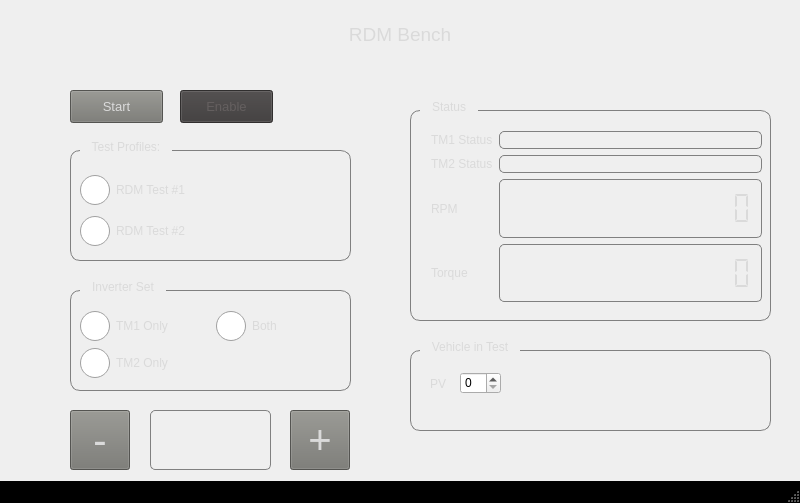
<?xml version="1.0" encoding="UTF-8"?>
<ui version="4.0">
 <class>MainWindow</class>
 <widget class="QMainWindow" name="MainWindow">
  <property name="geometry">
   <rect>
    <x>0</x>
    <y>0</y>
    <width>800</width>
    <height>503</height>
   </rect>
  </property>
  <property name="windowTitle">
   <string>MainWindow</string>
  </property>
  <property name="autoFillBackground">
   <bool>false</bool>
  </property>
  <property name="styleSheet">
   <string notr="true">QWidget {
	color: rgb(218, 218, 218);
	font: 10pt &quot;MS Shell Dlg 2&quot;;
}

QLabel {
	background-color: transparent;
}

QPushButton {
	background-color: rgb(118, 118, 113);
	height: 40px;
}

QPushButton:disabled {
	background-color: rgb(59, 56, 56);
	color: rgb(100, 95, 95);
}

QGroupBox {
	background-color: transparent;
    border: 1px solid gray;
	border-radius: 10px;
	margin-top: 10px;
}

QGroupBox::title {
	subcontrol-origin: margin;
	subcontrol-position: top left;
	padding: 0px 10px 0px 10px;
	left: 10px;
}

QStatusBar {
	background: black;
}


QTabWidget::pane {
	background-color: transparent;
	border: 1px solid gray;
}

QTabWidget::tab-bar {
	alignment: left;
}

QTabBar::tab {
	background-color: rgb(59, 56, 56);
	border: 1px solid gray;
	padding: 10px;
	min-width: 150px;
	border-top-left-radius: 10px;
	border-top-right-radius: 10px;
}

QTabBar::tab:selected, QTabBar::tab:hover {
    background: qlineargradient(x1: 0, y1: 0, x2: 0, y2: 1,
                                stop: 0 rgb(59, 56, 56), stop: 0.4 rgb(100, 95, 95),
                                stop: 0.5 rgb(80, 75, 75), stop: 1.0 rgb(59, 56, 56));
}

QTabBar::tab:!selected {
    background-color: transparent;
}

QStackedWidget {
	background-color: transparent;
}

QRadioButton {
}

QRadioButton::indicator {
	width: 30px;
	height: 30px;
}

QComboBox {
	background-color: rgb(59, 56, 56);
}

QComboBox QAbstractItemView {
	background-color: rgb(59, 56, 56);
	selection-background-color: lightgray;

}

QProgressBar{
	background-color: rgb(59, 56, 56);
}

QLineEdit {
	background-color: transparent;
	color: white;
	border: 1px solid gray;
	border-radius: 5px;
}

QLCDNumber {
	border:1px solid gray;
	border-radius: 5px;
}
QSpinBox {
	color: rgb(218, 218, 218);
	font: 10pt &quot;MS Shell Dlg 2&quot;;
   color: black
}
</string>
  </property>
  <widget class="QWidget" name="centralwidget">
   <widget class="QPushButton" name="startStopBtn">
    <property name="geometry">
     <rect>
      <x>70</x>
      <y>90</y>
      <width>93</width>
      <height>33</height>
     </rect>
    </property>
    <property name="font">
     <font>
      <family>MS Shell Dlg 2</family>
      <pointsize>10</pointsize>
      <weight>50</weight>
      <italic>false</italic>
      <bold>false</bold>
     </font>
    </property>
    <property name="styleSheet">
     <string notr="true"/>
    </property>
    <property name="text">
     <string>Start</string>
    </property>
   </widget>
   <widget class="QPushButton" name="epbBtn">
    <property name="geometry">
     <rect>
      <x>740</x>
      <y>6</y>
      <width>40</width>
      <height>40</height>
     </rect>
    </property>
    <property name="styleSheet">
     <string notr="true">QPushButton {
	border-image: url(:/epb_graphics/graphics/epb_normal.png);
	background-color: transparent;
}

QPushButton:hover {
	border-image: url(:/epb_graphics/graphics/epb_pressed.png);
}</string>
    </property>
    <property name="text">
     <string/>
    </property>
    <property name="iconSize">
     <size>
      <width>50</width>
      <height>50</height>
     </size>
    </property>
    <property name="flat">
     <bool>true</bool>
    </property>
   </widget>
   <widget class="QGroupBox" name="groupBox">
    <property name="geometry">
     <rect>
      <x>70</x>
      <y>140</y>
      <width>281</width>
      <height>121</height>
     </rect>
    </property>
    <property name="title">
     <string>Test Profiles:</string>
    </property>
    <widget class="QWidget" name="layoutWidget">
     <property name="geometry">
      <rect>
       <x>10</x>
       <y>30</y>
       <width>261</width>
       <height>81</height>
      </rect>
     </property>
     <layout class="QVBoxLayout" name="verticalLayout">
      <item>
       <widget class="QRadioButton" name="radioButton_1">
        <property name="text">
         <string>RDM Test #1</string>
        </property>
       </widget>
      </item>
      <item>
       <widget class="QRadioButton" name="radioButton_2">
        <property name="text">
         <string>RDM Test #2</string>
        </property>
       </widget>
      </item>
     </layout>
    </widget>
   </widget>
   <widget class="QLabel" name="label_3">
    <property name="geometry">
     <rect>
      <x>0</x>
      <y>0</y>
      <width>800</width>
      <height>81</height>
     </rect>
    </property>
    <property name="text">
     <string>&lt;html&gt;&lt;head/&gt;&lt;body&gt;&lt;p align=&quot;center&quot;&gt;&lt;img src=&quot;:/titlebar/graphics/titlebar.png&quot;/&gt;&lt;/p&gt;&lt;/body&gt;&lt;/html&gt;</string>
    </property>
   </widget>
   <widget class="QPushButton" name="menuBtn">
    <property name="geometry">
     <rect>
      <x>20</x>
      <y>6</y>
      <width>40</width>
      <height>40</height>
     </rect>
    </property>
    <property name="mouseTracking">
     <bool>false</bool>
    </property>
    <property name="styleSheet">
     <string notr="true">QPushButton {
	border-image: url(:/menu_graphics/graphics/menu_normal.png);
	background-color: transparent;
}

QPushButton:hover {
	border-image: url(:/menu_graphics/graphics/menu_pressed.png);
	border: 1px solid gray;
	border-radius: 10px;
}</string>
    </property>
    <property name="text">
     <string/>
    </property>
    <property name="iconSize">
     <size>
      <width>50</width>
      <height>50</height>
     </size>
    </property>
    <property name="checkable">
     <bool>false</bool>
    </property>
    <property name="default">
     <bool>true</bool>
    </property>
    <property name="flat">
     <bool>true</bool>
    </property>
   </widget>
   <widget class="QLabel" name="label_4">
    <property name="geometry">
     <rect>
      <x>0</x>
      <y>0</y>
      <width>800</width>
      <height>70</height>
     </rect>
    </property>
    <property name="text">
     <string>&lt;html&gt;&lt;head/&gt;&lt;body&gt;&lt;p align=&quot;center&quot;&gt;&lt;span style=&quot; font-size:14pt;&quot;&gt;RDM Bench&lt;/span&gt;&lt;/p&gt;&lt;/body&gt;&lt;/html&gt;</string>
    </property>
   </widget>
   <widget class="QPushButton" name="enableBtn">
    <property name="enabled">
     <bool>false</bool>
    </property>
    <property name="geometry">
     <rect>
      <x>180</x>
      <y>90</y>
      <width>93</width>
      <height>33</height>
     </rect>
    </property>
    <property name="font">
     <font>
      <family>MS Shell Dlg 2</family>
      <pointsize>10</pointsize>
      <weight>50</weight>
      <italic>false</italic>
      <bold>false</bold>
     </font>
    </property>
    <property name="styleSheet">
     <string notr="true"/>
    </property>
    <property name="text">
     <string>Enable</string>
    </property>
   </widget>
   <widget class="QPushButton" name="torqueCmdPlus">
    <property name="geometry">
     <rect>
      <x>290</x>
      <y>410</y>
      <width>60</width>
      <height>60</height>
     </rect>
    </property>
    <property name="font">
     <font>
      <family>MS Shell Dlg 2</family>
      <pointsize>30</pointsize>
      <weight>50</weight>
      <italic>false</italic>
      <bold>false</bold>
     </font>
    </property>
    <property name="styleSheet">
     <string notr="true">QPushButton {
	font: 30pt &quot;MS Shell Dlg 2&quot;;
}
</string>
    </property>
    <property name="text">
     <string>+</string>
    </property>
    <property name="flat">
     <bool>false</bool>
    </property>
   </widget>
   <widget class="QPushButton" name="torqueCmdMinus">
    <property name="geometry">
     <rect>
      <x>70</x>
      <y>410</y>
      <width>60</width>
      <height>60</height>
     </rect>
    </property>
    <property name="font">
     <font>
      <family>MS Shell Dlg 2</family>
      <pointsize>30</pointsize>
      <weight>50</weight>
      <italic>false</italic>
      <bold>false</bold>
     </font>
    </property>
    <property name="styleSheet">
     <string notr="true">QPushButton {
	font: 30pt &quot;MS Shell Dlg 2&quot;;
}
</string>
    </property>
    <property name="text">
     <string>-</string>
    </property>
   </widget>
   <widget class="QLineEdit" name="torqueCmdBox">
    <property name="geometry">
     <rect>
      <x>150</x>
      <y>410</y>
      <width>121</width>
      <height>60</height>
     </rect>
    </property>
    <property name="text">
     <string/>
    </property>
    <property name="alignment">
     <set>Qt::AlignCenter</set>
    </property>
   </widget>
   <widget class="QGroupBox" name="groupBox_2">
    <property name="geometry">
     <rect>
      <x>410</x>
      <y>100</y>
      <width>361</width>
      <height>221</height>
     </rect>
    </property>
    <property name="title">
     <string>Status</string>
    </property>
    <widget class="QWidget" name="layoutWidget">
     <property name="geometry">
      <rect>
       <x>21</x>
       <y>31</y>
       <width>331</width>
       <height>171</height>
      </rect>
     </property>
     <layout class="QGridLayout" name="gridLayout">
      <item row="0" column="0">
       <widget class="QLabel" name="tm1Label">
        <property name="text">
         <string>TM1 Status</string>
        </property>
        <property name="alignment">
         <set>Qt::AlignLeading|Qt::AlignLeft|Qt::AlignVCenter</set>
        </property>
       </widget>
      </item>
      <item row="0" column="1">
       <widget class="QLineEdit" name="tm1StatusBox">
        <property name="mouseTracking">
         <bool>false</bool>
        </property>
        <property name="styleSheet">
         <string notr="true">font: 75 18pt &quot;MS Shell Dlg 2&quot;;</string>
        </property>
        <property name="text">
         <string/>
        </property>
        <property name="alignment">
         <set>Qt::AlignCenter</set>
        </property>
        <property name="readOnly">
         <bool>true</bool>
        </property>
       </widget>
      </item>
      <item row="1" column="0">
       <widget class="QLabel" name="tm2Label">
        <property name="text">
         <string>TM2 Status</string>
        </property>
        <property name="alignment">
         <set>Qt::AlignLeading|Qt::AlignLeft|Qt::AlignVCenter</set>
        </property>
       </widget>
      </item>
      <item row="1" column="1">
       <widget class="QLineEdit" name="tm2StatusBox">
        <property name="mouseTracking">
         <bool>false</bool>
        </property>
        <property name="styleSheet">
         <string notr="true">font: 75 18pt &quot;MS Shell Dlg 2&quot;;</string>
        </property>
        <property name="text">
         <string/>
        </property>
        <property name="alignment">
         <set>Qt::AlignCenter</set>
        </property>
        <property name="readOnly">
         <bool>true</bool>
        </property>
       </widget>
      </item>
      <item row="2" column="0">
       <widget class="QLabel" name="label">
        <property name="text">
         <string>RPM</string>
        </property>
       </widget>
      </item>
      <item row="2" column="1">
       <widget class="QLCDNumber" name="rpmLCD">
        <property name="frameShadow">
         <enum>QFrame::Plain</enum>
        </property>
        <property name="lineWidth">
         <number>1</number>
        </property>
        <property name="smallDecimalPoint">
         <bool>false</bool>
        </property>
        <property name="digitCount">
         <number>15</number>
        </property>
        <property name="segmentStyle">
         <enum>QLCDNumber::Flat</enum>
        </property>
       </widget>
      </item>
      <item row="3" column="0">
       <widget class="QLabel" name="label_2">
        <property name="text">
         <string>Torque</string>
        </property>
       </widget>
      </item>
      <item row="3" column="1">
       <widget class="QLCDNumber" name="torqueLCD">
        <property name="frameShadow">
         <enum>QFrame::Plain</enum>
        </property>
        <property name="lineWidth">
         <number>1</number>
        </property>
        <property name="digitCount">
         <number>15</number>
        </property>
        <property name="segmentStyle">
         <enum>QLCDNumber::Flat</enum>
        </property>
       </widget>
      </item>
     </layout>
    </widget>
   </widget>
   <widget class="QLabel" name="bgLabel">
    <property name="geometry">
     <rect>
      <x>0</x>
      <y>0</y>
      <width>800</width>
      <height>480</height>
     </rect>
    </property>
    <property name="mouseTracking">
     <bool>true</bool>
    </property>
    <property name="text">
     <string>&lt;html&gt;&lt;head/&gt;&lt;body&gt;&lt;p align=&quot;center&quot;&gt;&lt;img src=&quot;:/background/graphics/revero_800.png&quot;/&gt;&lt;/p&gt;&lt;/body&gt;&lt;/html&gt;</string>
    </property>
   </widget>
   <widget class="QGroupBox" name="inverterGroupdBox">
    <property name="geometry">
     <rect>
      <x>70</x>
      <y>280</y>
      <width>281</width>
      <height>111</height>
     </rect>
    </property>
    <property name="title">
     <string>Inverter Set</string>
    </property>
    <widget class="QWidget" name="layoutWidget">
     <property name="geometry">
      <rect>
       <x>10</x>
       <y>30</y>
       <width>265</width>
       <height>69</height>
      </rect>
     </property>
     <layout class="QGridLayout" name="gridLayout_2">
      <item row="0" column="0">
       <widget class="QRadioButton" name="TM1_radio_btn">
        <property name="text">
         <string>TM1 Only</string>
        </property>
       </widget>
      </item>
      <item row="0" column="1">
       <widget class="QRadioButton" name="Both_radio_btn">
        <property name="text">
         <string>Both</string>
        </property>
       </widget>
      </item>
      <item row="1" column="0">
       <widget class="QRadioButton" name="TM2_radio_btn">
        <property name="text">
         <string>TM2 Only</string>
        </property>
       </widget>
      </item>
     </layout>
    </widget>
   </widget>
   <widget class="QGroupBox" name="groupBox_3">
    <property name="geometry">
     <rect>
      <x>410</x>
      <y>340</y>
      <width>361</width>
      <height>91</height>
     </rect>
    </property>
    <property name="title">
     <string>Vehicle in Test</string>
    </property>
    <widget class="QWidget" name="layoutWidget">
     <property name="geometry">
      <rect>
       <x>20</x>
       <y>30</y>
       <width>71</width>
       <height>27</height>
      </rect>
     </property>
     <layout class="QHBoxLayout" name="horizontalLayout">
      <item>
       <widget class="QLabel" name="label_5">
        <property name="text">
         <string>PV</string>
        </property>
       </widget>
      </item>
      <item>
       <widget class="QSpinBox" name="vehicle_number"/>
      </item>
     </layout>
    </widget>
   </widget>
   <zorder>bgLabel</zorder>
   <zorder>label_3</zorder>
   <zorder>groupBox</zorder>
   <zorder>startStopBtn</zorder>
   <zorder>label_4</zorder>
   <zorder>menuBtn</zorder>
   <zorder>epbBtn</zorder>
   <zorder>enableBtn</zorder>
   <zorder>torqueCmdPlus</zorder>
   <zorder>torqueCmdMinus</zorder>
   <zorder>torqueCmdBox</zorder>
   <zorder>groupBox_2</zorder>
   <zorder>inverterGroupdBox</zorder>
   <zorder>groupBox_3</zorder>
  </widget>
  <widget class="QStatusBar" name="statusBar"/>
 </widget>
 <resources>
  <include location="rdm_graphics.qrc"/>
 </resources>
 <connections/>
</ui>
